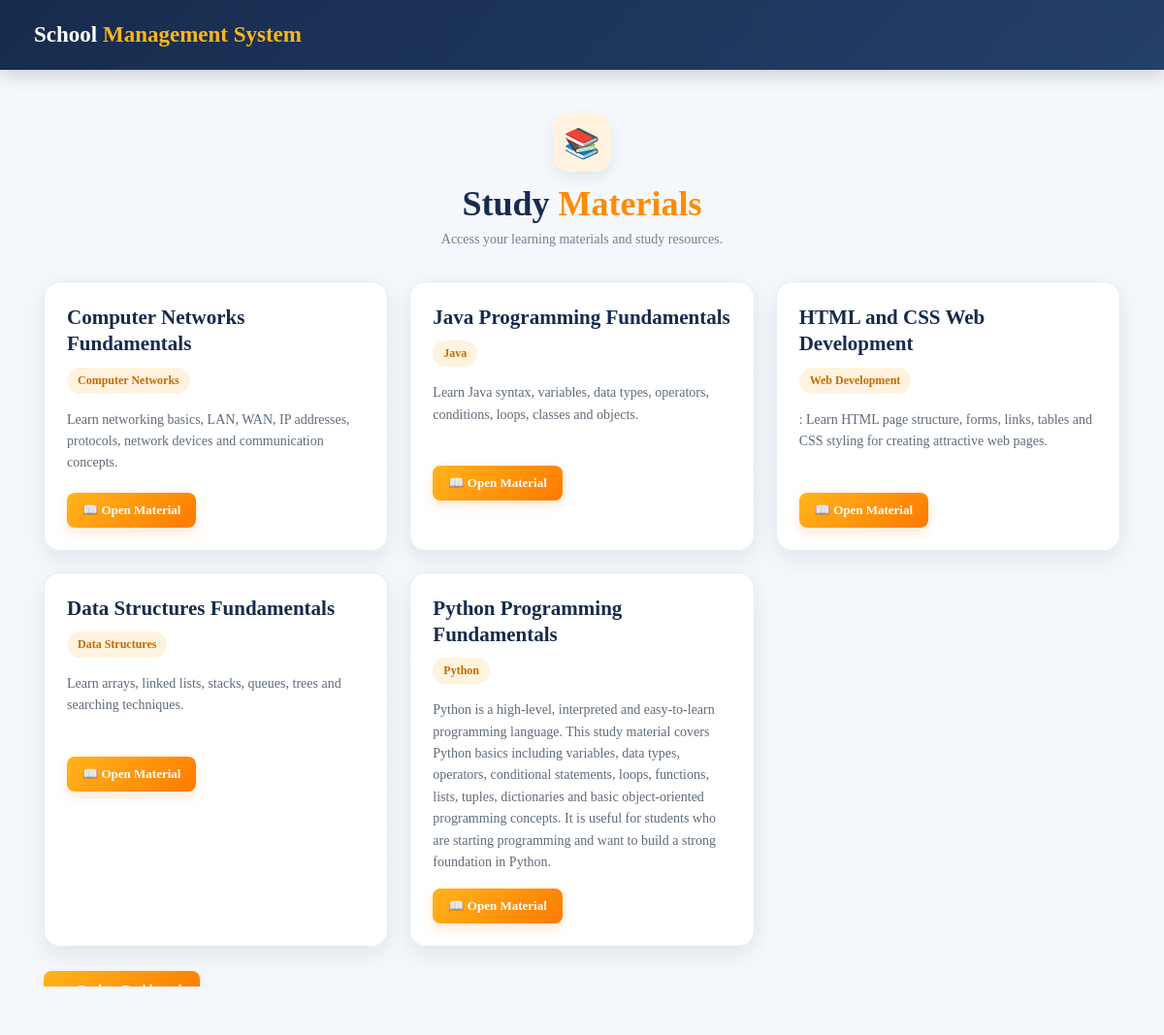
Page /student/materials/ (signed in) on the committed database.
### school/models.py (models this page shows, shortened)
class StudyMaterial(models.Model):
    title = models.CharField(
        max_length=200
    )
    subject = models.CharField(
        max_length=100
    )
    description = models.TextField(
        blank=True
    )
    link = models.URLField(
        blank=True
    )
    created_at = models.DateTimeField(
        auto_now_add=True
    )

### school/views.py (the view)
@login_required
def student_materials(request):
    student = get_object_or_404(
        Student,
        user=request.user
    )
    materials = (
        StudyMaterial.objects
        .all()
        .order_by('-created_at')
    )
    return render(
        request,
        'student_materials.html',
        {
            'student': student,
            'materials': materials
        }
    )

### school/templates/student_materials.html (shortened to what this page needs)
{% load static %}
<!DOCTYPE html>
<html lang="en">
<head>
</head>
<body>
    <header class="student-header">
        <div class="brand">
            School <span>Management System</span>
        </div>
    </header>
    <main class="materials-container">
        <div class="materials-heading">
            <div class="heading-icon">
                📚
            </div>
            <h1>
                Study <span>Materials</span>
            </h1>
            <p>
                Access your learning materials and study resources.
            </p>
        </div>
        <div class="materials-grid">
            {% for material in materials %}
            <div class="material-card">
                <div class="material-title">
                    {{ material.title }}
                </div>
                <div class="material-subject">
                    {{ material.subject }}
                </div>
                <div class="material-description">
                    {% if material.description %}
                        {{ material.description }}
                    {% else %}
                        No description available.
                    {% endif %}
                </div>
                {% if material.link %}
                    <a
                        href="{{ material.link }}"
                        target="_blank"
                        class="open-btn"
                    >
                        📖 Open Material
                    </a>
                {% endif %}
            </div>
            {% empty %}
            <div class="empty-message">
                📚 No study materials available yet.
            </div>
            {% endfor %}
        </div>
        <div class="back-section">
            <a
                href="{% url 'student_dashboard' %}"
                class="back-btn"
            >
                ← Back to Dashboard
            </a>
        </div>
    </main>
</body>
</html>

### rows in the picture
StudyMaterial: title "Computer Networks Fundamentals", subject "Computer Networks", description "Learn networking basics, LAN, WAN, IP addresses, protocols, network devices and communication concepts."
StudyMaterial: title "Java Programming Fundamentals", subject "Java", description "Learn Java syntax, variables, data types, operators, conditions, loops, classes and objects."
StudyMaterial: title "HTML and CSS Web Development", subject "Web Development", description ": Learn HTML page structure, forms, links, tables and CSS styling for creating attractive web pages."
StudyMaterial: title "Data Structures Fundamentals", subject "Data Structures", description "Learn arrays, linked lists, stacks, queues, trees and searching techniques."
StudyMaterial: title "Python Programming Fundamentals", subject "Python", description "Python is a high-level, interpreted and easy-to-learn programming language. This study material covers Python basics including variables, data types, operators, conditional statements, loops, functions, lists, tuples, dictionaries and basic object-oriented programming concepts. It is useful for students who are starting programming and want to build a strong foundation in Python."
